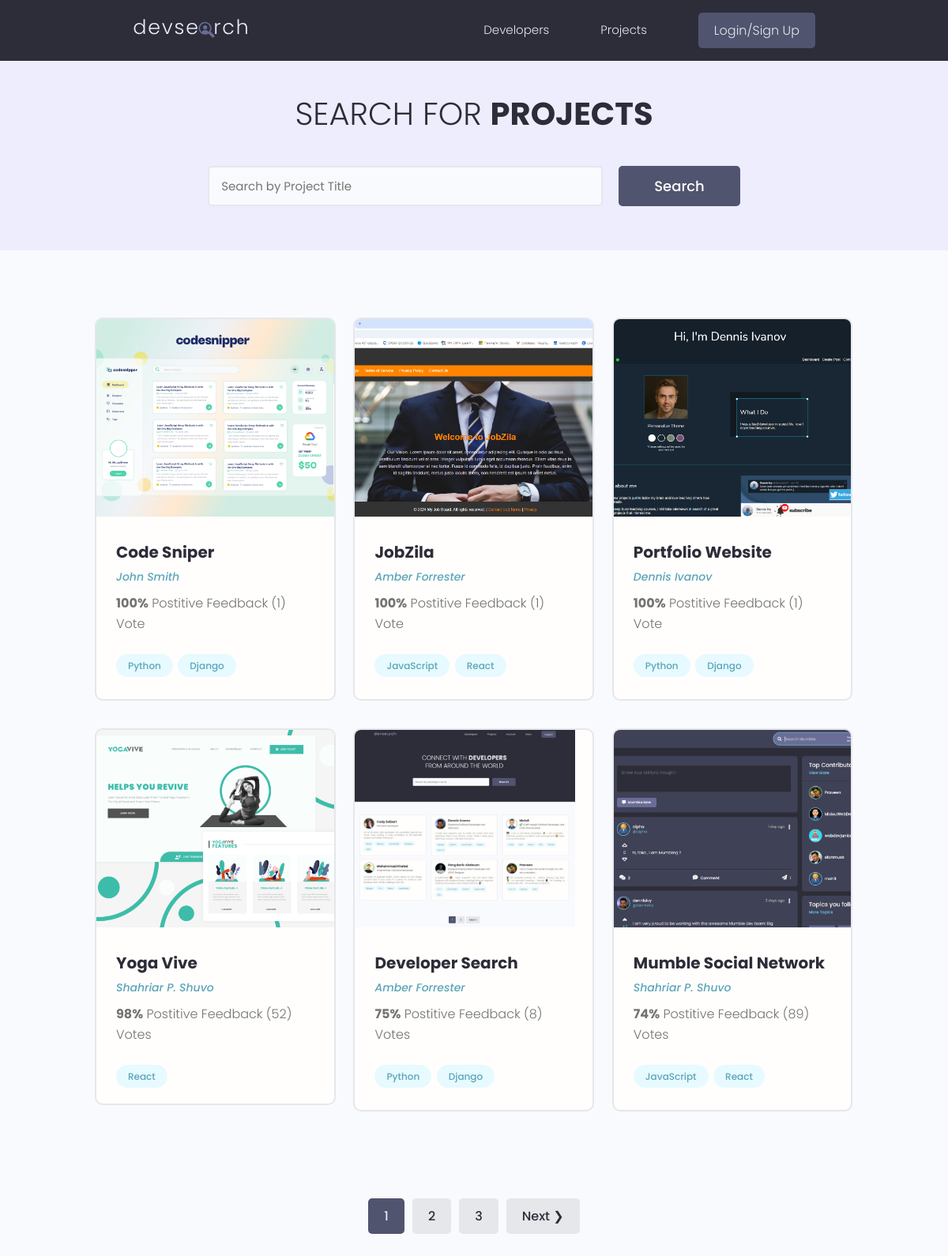
/projects/, run on the app's committed database.
### projects/models.py (models this page shows, shortened)
class Project(models.Model):
    owner = models.ForeignKey(Profile, null=True, blank=True,
                              on_delete=models.SET_NULL)
    title = models.CharField(max_length=200)
    description = models.TextField(null=True, blank=True)
    featured_image = models.ImageField(null=True, blank=True, default='default.jpg')
    demo_link = models.CharField(max_length=2000, null=True, blank=True)
    source_link = models.CharField(max_length=2000, null=True, blank=True)
    tags = models.ManyToManyField('Tag', blank=True)
    vote_total = models.IntegerField(default=0, null=True, blank=True)
    vote_ratio = models.IntegerField(default=0, null=True, blank=True)
    created = models.DateTimeField(auto_now_add=True)
    id = models.UUIDField(default=uuid.uuid4, unique=True,
                          primary_key=True, editable=False)
    class Meta:
        ordering = ['-vote_ratio','-vote_total', 'title']

class Tag(models.Model):
    name = models.CharField(max_length=200)
    created = models.DateTimeField(auto_now_add=True)
    id = models.UUIDField(default=uuid.uuid4, unique=True,
                          primary_key=True, editable=False)
    def __str__(self):
        return self.name

### users/models.py (models this page shows, shortened)
class Profile(models.Model):
    user = models.OneToOneField(
        User, on_delete=models.CASCADE, null=True, blank=True)
    name = models.CharField(max_length=200, null=True, blank=True)
    email = models.EmailField(max_length=500, null=True, blank=True)
    username = models.CharField(max_length=200, null=True, blank=True)
    location = models.CharField(max_length=200, null=True, blank=True)
    short_intro = models.CharField(max_length=200, null=True, blank=True)
    bio = models.TextField(null=True, blank=True)
    profile_image = models.ImageField(null=True, blank=True, upload_to='profiles/',
        default="profiles/user-default.png")
    social_github = models.CharField(max_length=200, null=True, blank=True)
    social_twitter = models.CharField(max_length=200, null=True, blank=True)
    social_linkedin = models.CharField(max_length=200, null=True, blank=True)
    social_youtube = models.CharField(max_length=200, null=True, blank=True)
    social_website = models.CharField(max_length=200, null=True, blank=True)
    created = models.DateTimeField(auto_now_add=True)
    id = models.UUIDField(default=uuid.uuid4, unique=True,
                          primary_key=True, editable=False)

### projects/views.py (the view)
# urls.py: path('projects/', include('projects.urls')),
def projects(request):
    projects, search_query = searchProjects(request)
    custom_range, projects = paginateProjects(request, projects, 6)
    context = {'projects': projects,
               'search_query': search_query, 'custom_range': custom_range}
    return render(request, 'projects/projects.html', context)

### projects/utils.py (called while the page is built)
def paginateProjects(request, projects, results):
    page = request.GET.get('page')
    paginator = Paginator(projects, results)
    try:
        projects = paginator.page(page)
    except PageNotAnInteger:
        page = 1
        projects = paginator.page(page)
    except EmptyPage:
        page = paginator.num_pages
        projects = paginator.page(page)
    leftIndex = (int(page) - 4)
    if leftIndex < 1:
        leftIndex = 1
    rightIndex = (int(page) + 5)
    if rightIndex > paginator.num_pages:
        rightIndex = paginator.num_pages + 1
    custom_range = range(leftIndex, rightIndex)
    return custom_range, projects

def searchProjects(request):
    search_query = ''
    if request.GET.get('search_query'):
        search_query = request.GET.get('search_query')
    tags = Tag.objects.filter(name__icontains=search_query)
    projects = Project.objects.distinct().filter(
        Q(title__icontains=search_query) |
        Q(description__icontains=search_query) |
        Q(owner__name__icontains=search_query) |
        Q(tags__in=tags)
    )
    return projects, search_query

### projects/templates/projects/projects.html (shortened to what this page needs)
{% extends 'main.html' %}
{% block content %}
<main class="projects">
    <section class="hero-section text-center">
        <div class="container container--narrow">
            <div class="hero-section__box">
                <h2>Search for <span>Projects</span></h2>
            </div>
            <div class="hero-section__search">
                <form id="searchForm" class="form" action="{% url 'projects' %}" method="GET">
                    <div class="form__field">
                        <input class="input input--text" id="formInput#search" type="text" name="search_query" value="{{ search_query }}"
                        placeholder="Search by Project Title"/>
                    </div>
                    <input class="btn btn--sub btn--lg" type="submit" value="Search"/>
                </form>
            </div>
        </div>
    </section>
    <section class="projectsList">
        <div class="container">
            <div class="grid grid--three">
                {% for project in projects %}
                <div class="column">
                    <div class="card project">
                        <a href="{% url 'project' project.id %}" class="project">
                            <img class="project__thumbnail" src="{{project.featured_image.url}}" alt="project thumbnail"/>
                            <div class="card__body">
                                <h3 class="project__title">{{project.title}}</h3>
                                <p><a class="project__author" href="{% url 'user-profile' project.owner.id %}">{{project.owner.name}}</a></p>
                                <p class="project--rating">
                                    <span style="font-weight: bold;">{{project.vote_ratio}}%</span> Postitive
                                    Feedback ({{project.vote_total}}) Vote{{project.vote_total|pluralize:"s"}}
                                </p>
                                <div class="project__tags">
                                    {% for tag in project.tags.all %}
                                    <span class="tag tag--pill tag--main">
                                    <small>{{tag}}</small>
                                    </span>
                                    {% endfor %}
                                </div>
                            </div>
                        </a>
                    </div>
                </div>
                {% endfor %}
            </div>
        </div>
    </section>
    {% include 'pagination.html' with queryset=projects custom_range=custom_range %}
</main>
{% endblock content %}

### static/styles/app.css (style rules this page uses)
:root { --color-sub: #2d2d39; }
.btn--sub { background-color: var(--color-sub-light); }
.card { border: 2px solid var(--color-light); }
img { width: 100%; }
.hero-section { height: 40vh; display: flex; align-items: center; background-color: var(--color-sub); }
.hero-section__box { margin-bottom: 4rem; }
.hero-section__box > h2, .hero-section__box > h2 > span { font-size: 4rem; color: var(--color-light); line-height: 1.3; text-transform: uppercase; }
.hero-section__box > h2 { font-weight: 300; }
.hero-section__box > h2 > span { font-weight: 700; }
.hero-section__search > .form { display: flex; align-items: center; justify-content: center; gap: 2rem; }
.hero-section__search > .form input.input--text { width: 50rem; }
.project__author { font-size: 1.4rem; font-style: italic; }
.project--rating { margin-bottom: 1.6em; margin-top: .5em; }
.projects > .hero-section { background: var(--color-sub-lighter); height: 30vh; }
.projects .hero-section__box { margin-bottom: 2.5rem; }
.projects .hero-section__box > h2 { color: var(--color-sub); }
.projects .hero-section__box > h2 > span { font-weight: 700; color: var(--color-sub); }
.projectsList { margin-top: 8rem; }
.project__thumbnail { height: 25rem; object-fit: cover; object-position: top center; }
.project__title { font-size: 2rem; font-weight: 700; color: var(--color-sub); }

### static/uikit/styles/modules/_variables.css (style rules this page uses)
:root { --color-main: #5aa5b9; --color-main-light: #e6faff; --color-sub: #3f4156; --color-sub-light: #51546e; --color-sub-lighter: #ededfd; --color-text: #737373; --color-gray: #8b8b8b; --color-light: #e5e7eb; --color-light-gray: #767676; --color-bg: #f8fafd; --color-white: #fffefd; --color-white-light: #f3f3f3; --color-success: #359e64; --color-success-bg: #def8e8; --color-error: #fc4b0b; --color-error-bg: #fff2ee; --font-base: 'Poppins', arial, helvetica, 'Segoe UI', roboto, ubuntu, sans-serif; --font-monospace: 'Fira Code', 'Courier New', courier, monospace; --font-regular: 300; --font-medium: 500; --font-bold: 700; --generic-shadow: 1px 1px 5px #00000010; --generic-transition: all 0.3s ease-in-out; }

### static/uikit/styles/modules/_base.css (style rules this page uses)
* { margin: 0; padding: 0; box-sizing: border-box; text-rendering: optimizeLegibility; color: inherit; font-size: inherit; }
html { font-size: 50%; }
@media only screen and (min-width: 480px) { html { font-size: 56.25%; } }
@media only screen and (min-width: 1200px) { html { font-size: 62.5%; } }
body { line-height: 1.6; font-weight: 400; font-size: 1.5rem; color: var(--color-text); background-color: var(--color-bg); min-height: 100vh; }

### static/uikit/styles/modules/_typography.css (style rules this page uses)
* { font-family: var(--font-base); }
h2 { font-size: 3.6rem; font-weight: var(--font-bold); }
h3 { font-size: 3.2rem; font-weight: var(--font-medium); }
p, span, strong { font-size: 1.6rem; color: var(--color-text); font-weight: var(--font-regular); }
a { padding-bottom: 2px; text-decoration: none; display: inline-block; color: var(--color-main); font-weight: var(--font-medium); }

### static/uikit/styles/modules/_utilities.css (style rules this page uses)
.container { width: 92%; max-width: 165rem; margin: 0 auto; box-sizing: border-box; }
.container--narrow { width: 92%; max-width: 120rem; }
@media screen and (min-width: 1000px) { .container { width: 90%; } }
@media screen and (min-width: 1000px) { .container--narrow { width: 85%; } }
@media screen and (min-width: 1200px) { .container { width: 80%; } }
@media screen and (min-width: 1200px) { .container--narrow { width: 72%; } }
.text-center { text-align: center; }

### static/uikit/styles/modules/_button.css (style rules this page uses)
.btn { display: inline-block; position: relative; cursor: pointer; background-color: var(--color-light); font-weight: var(--font-medium); color: var(--color-sub); text-decoration: none; padding: 1rem 2rem; border-radius: 0.5rem; border: none; width: -webkit-fit-content; width: -moz-fit-content; width: fit-content; height: -webkit-fit-content; height: -moz-fit-content; height: fit-content; font-size: 1.6rem; outline-width: 0; outline-color: transparent; -webkit-backface-visibility: hidden; backface-visibility: hidden; transition: all 0.3s ease-in-out; }
.btn--sub { background-color: var(--color-sub); color: var(--color-white); }
.btn--lg { font-size: 1.8rem; padding: 1.2rem 4.5rem; }

### static/uikit/styles/modules/_card.css (style rules this page uses)
.card { border-radius: 1rem; background-color: var(--color-white); border: 1.5px solid var(--color-light); width: auto; height: auto; margin-top: 0.5rem; margin-bottom: 0.5rem; overflow: hidden; }
.card__body, .card__header { padding: 2rem 2.5rem; }

### data on the page
Project: featured_image (picture), title "Code Sniper", owner.name "John Smith", vote_ratio "100", vote_total "1"
Tag: name "Python"
Tag: name "Django"
Project: featured_image (picture), title "JobZila", owner.name "Amber Forrester", vote_ratio "100", vote_total "1"
Tag: name "JavaScript"
Tag: name "React"
Project: featured_image (picture), title "Portfolio Website", owner.name "Dennis Ivanov", vote_ratio "100", vote_total "1"
Project: featured_image (picture), title "Yoga Vive", owner.name "Shahriar P. Shuvo", vote_ratio "98", vote_total "52"
Project: featured_image (picture), title "Developer Search", owner.name "Amber Forrester", vote_ratio "75", vote_total "8"
Project: featured_image (picture), title "Mumble Social Network", owner.name "Shahriar P. Shuvo", vote_ratio "74", vote_total "89"

### other printed values
{{ page }} "1"
{{ page }} "2" "3"
